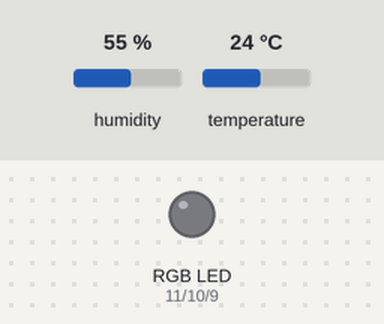
Simulated run of this sketch. Board: Arduino Uno, built with avr-gcc and run on an emulated ATmega328P. Shown: an RGB LED mixed from three pins (HIGH = lit). Inputs (shaded band) come from the test bench; at power-on: temperature 24 °C, humidity 55 %. What the sketch prints to the serial monitor is not drawn.

Above: at 3.7 s.
3.8 s: temperature set to 26 °C
6.8 s: temperature set to 29 °C
At 8.8 s:
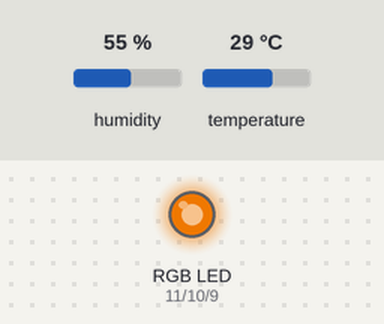
10.0 s: temperature set to 32 °C
At 11.3 s:
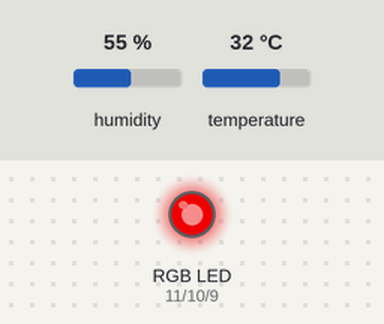
13.0 s: temperature set to 28 °C
At 15.0 s:
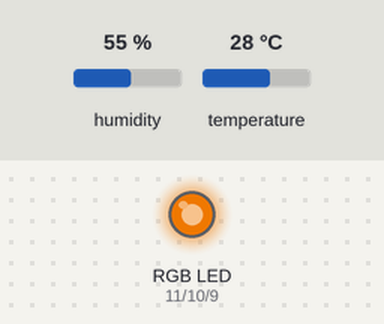
16.1 s: temperature set to 33 °C
At 17.4 s:
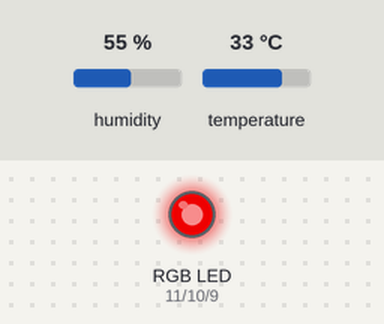
Timing chart, 0 to 19.1 s (numbered marks = the images above; inputs shaded):
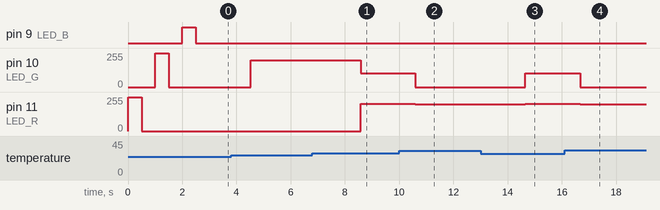

Measured:
- the behaviour switches between 27 and 28 °C on temperature (found by bisection; images 0 and 1)
- the behaviour switches between 30 and 31 °C on temperature (found by bisection; images 1 and 2)
- after the input at 6.8 s, pin 10 (LED_G): 200/255 → 102/255 after 1.8 s; pin 11 (LED_R): 0/255 → 204/255 after 1.8 s
- after the input at 10.0 s, pin 10 (LED_G): 102/255 → 0/255 after 0.60 s; pin 11 (LED_R): 204/255 → 200/255 after 0.60 s
- after the input at 13.0 s, pin 10 (LED_G): 0/255 → 102/255 after 1.7 s; pin 11 (LED_R): 200/255 → 204/255 after 1.7 s
- after the input at 16.1 s, pin 10 (LED_G): 102/255 → 0/255 after 0.58 s; pin 11 (LED_R): 204/255 → 200/255 after 0.58 s

The sketch:

DHT11_temp_humi_1014.ino
```cpp
#include "DHT.h"
#define DHTPIN 2 // DHT11 pin 번호
#define DHTTYPE DHT11   // DHT 11
// define DHTTYPE DHT22
// define DHTTYPE DHT33
DHT dht(DHTPIN, DHTTYPE);

const int LED_R = 11;
const int LED_G = 10;
const int LED_B = 9;
String data;

void setup() {
  Serial.begin(4800);
  pinMode(LED_R, OUTPUT);
  pinMode(LED_G, OUTPUT);
  pinMode(LED_B, OUTPUT);

  Serial.println(F("온,습도 센서 시작"));
  digitalWrite(LED_R, HIGH);
  delay(500);
  digitalWrite(LED_R, LOW);
  delay(500);
  digitalWrite(LED_G, HIGH);
  delay(500);
  digitalWrite(LED_G, LOW);
  delay(500);
  digitalWrite(LED_B, HIGH);
  delay(500);
  digitalWrite(LED_B, LOW);

  dht.begin();
}

void loop() {
  delay(2000);
  float h = dht.readHumidity();
  float t = dht.readTemperature();

  if (isnan(h) || isnan(t)) {
    Serial.println(F("Failed to read from DHT sensor!"));
    return;
  } // 오류 처리 (제대로 된 값이 안 들어온 경우) isnan ->  숫자정보가 아님.

  float hic = dht.computeHeatIndex(t, h, false);

  /* Serial.print(F("습도: "));
  Serial.print(h);
  Serial.print(F("%  온도: "));
  Serial.print(t);
  Serial.println(F("℃"));
  */

  // UI에 정보 송신 양식(파싱)  -> [라인번호/온도/습도]
  Serial.print("[1/");
  Serial.print(t);
  Serial.print("/");
  Serial.print(h);
  Serial.print("]");
  Serial.print("[2/");
  Serial.print(t + 6);
  Serial.print("/");
  Serial.print(h + 7);
  Serial.println("]");

  if (t > 30){
    setColor(200, 0 ,0);
  }
  else if (t > 27){
    setColor(204, 102, 0);
  }
  else {
    setColor(0, 200, 0);
  }
}

void setColor(int red, int green, int blue){
  analogWrite(LED_R, red);
  analogWrite(LED_G, green);
  analogWrite(LED_B, blue);
}
```
